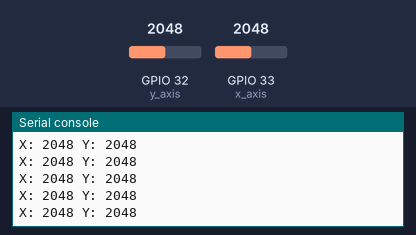
The program below on a simulated ESP32 board running MicroPython. On the bench: the last lines printed to the serial console. The test bench sets the inputs (shaded band); at power-on: GPIO 32 (y_axis) = 2048, GPIO 33 (x_axis) = 2048 (analog values on the 0–4095 scale).

Above: at 1.2 s.
1.3 s: GPIO 32 (y_axis) set to 2866
At 2.0 s:
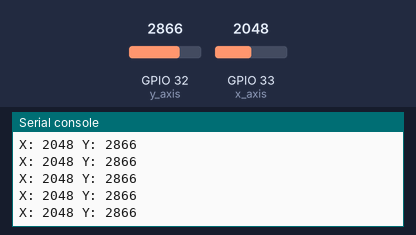
2.8 s: GPIO 33 (x_axis) set to 2866
At 3.8 s:
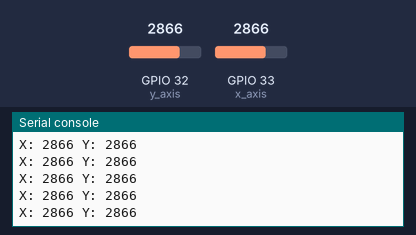
4.3 s: GPIO 32 (y_axis) set to 3603
At 5.1 s:
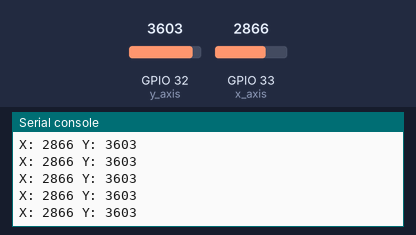
5.8 s: GPIO 33 (x_axis) set to 3603
At 6.4 s:
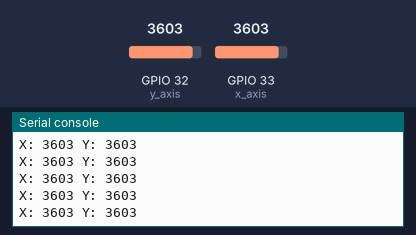
Timing chart, 0 to 6.6 s (numbered marks = the images above; inputs shaded):
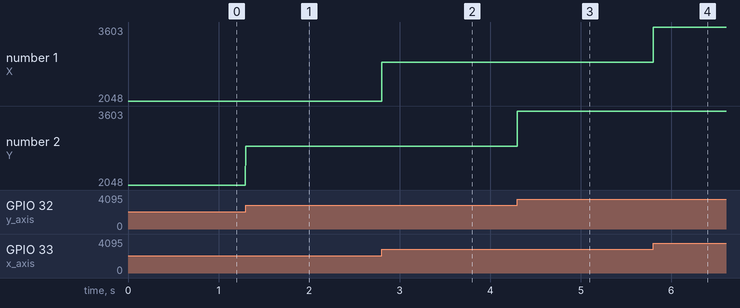

The program:

analog_stick_input.py
```python
from machine import ADC, Pin


def get_xy_analoge_inputs(x_pin, y_pin):
    x_axis = ADC(Pin(x_pin))
    y_axis = ADC(Pin(y_pin))

    # Set range of voltage
    x_axis.atten(ADC.ATTN_11DB)
    y_axis.atten(ADC.ATTN_11DB)

    return x_axis, y_axis


if __name__ == "__main__":
    x_pin = 33
    y_pin = 32

    x_axis, y_axis = get_xy_analoge_inputs(x_pin, y_pin)
    while True:
        print("X:" , x_axis.read(), "Y:", y_axis.read())
```

Measured:
- after the input at 1.3 s, the serial console: prints a new line at once (image 1)
- after the input at 2.8 s, the serial console: prints a new line at once (image 2)
- after the input at 4.3 s, the serial console: prints a new line at once (image 3)
- after the input at 5.8 s, the serial console: prints a new line at once (image 4)
- plotted number 2: 2048 → 2866 after the input at 1.3 s, 2866 → 3603 after the input at 4.3 s
